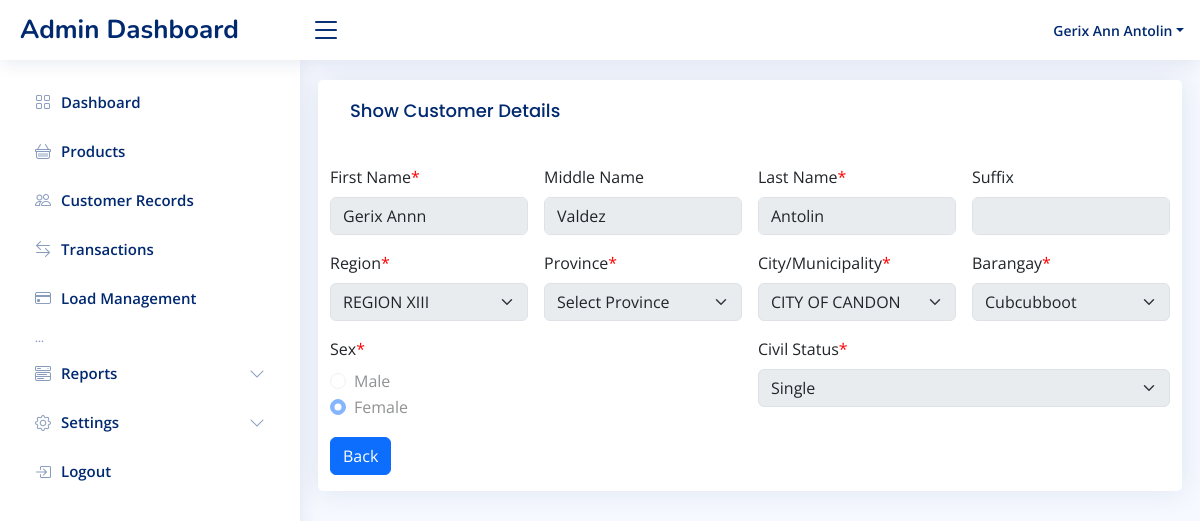
/customerRecords/show.php?id=60 (signed in), run on the app's committed database.
### tables this page shows
CREATE TABLE `customer` (
  `id` int(255) NOT NULL AUTO_INCREMENT,
  `first_name` varchar(100) NOT NULL,
  `middle_name` varchar(100) NOT NULL,
  `last_name` varchar(100) NOT NULL,
  `suffix` varchar(15) NOT NULL,
  `region_id` varchar(255) NOT NULL,
  `province_id` varchar(255) NOT NULL,
  `municipality_id` varchar(255) NOT NULL,
  `barangay_id` varchar(255) NOT NULL,
  `sex` varchar(20) NOT NULL,
  `civil_status` varchar(20) NOT NULL,
  `date` timestamp NOT NULL DEFAULT current_timestamp() ON UPDATE current_timestamp(),
  PRIMARY KEY (`id`),
  KEY `municipality_id` (`municipality_id`),
  KEY `barangay_id` (`barangay_id`),
  KEY `region_id` (`region_id`),
  KEY `province_id` (`province_id`) USING BTREE
);

### customerRecords/show.php (the view, shortened to what this page needs)
<?php
include_once('../db_conn.php');
$id = $_GET['id'];
$sql = "SELECT * FROM customer WHERE id = ?";
$stmt = $con->prepare($sql);
$stmt->bind_param("i", $id);
$stmt->execute();
$result = $stmt->get_result();
$customer = $result->fetch_assoc();
$sql = "SELECT regCode, regDesc FROM region";
$regionsResult = mysqli_query($con, $sql);
$selectedRegionCode = $customer['region_id'];
$selectedProvinceCode = $customer['province_id'];
$municipalitySql = "SELECT citymunCode, citymunDesc FROM municipality WHERE provCode = ?";
$municipalityStmt = $con->prepare($municipalitySql);
$municipalityStmt->bind_param("s", $selectedProvinceCode);
$municipalityStmt->execute();
$municipalityResult = $municipalityStmt->get_result();
$selectedMunicipalityCode = $customer['municipality_id'];
$selectedBarangayCode = $customer['barangay_id'];
$barangaySql = "SELECT brgyCode, brgyDesc FROM barangay WHERE citymunCode = ?";
$barangayStmt = $con->prepare($barangaySql);
$barangayStmt->bind_param("s", $selectedMunicipalityCode);
$barangayStmt->execute();
$barangayResult = $barangayStmt->get_result();
include '../includes/header.php';
include '../includes/navbar.php';
include '../includes/sidebar.php';
?>
<main id="main" class="main">
    <section class="section dashboard">
        <div class="row">
            <div class="card">
                <div class="card-body">
                    <h5 class="card-title">Show Customer Details</h5>
                </div>
                <form class="row g-3 needs-validation" action="" method="post" novalidate>
                    <div class="col-md-3 position-relative">
                        <label class="form-label">First Name<font color="red">*</font></label>
                        <input type="text" class="form-control" name="first_name" value="<?php echo htmlspecialchars($customer['first_name']); ?>" disabled required autofocus="autofocus">
                    </div>
                    <div class="col-md-3 position-relative">
                        <label class="form-label">Middle Name</label>
                        <input type="text" class="form-control" value="<?php echo htmlspecialchars($customer['middle_name']); ?>" name="middle_name" disabled>
                    </div>
                    <div class="col-md-3 position-relative">
                        <label class="form-label">Last Name<font color="red">*</font></label>
                        <input type="text" class="form-control" name="last_name" value="<?php echo htmlspecialchars($customer['last_name']); ?>" required disabled>
                    </div>
                    <div class="col-md-3 position-relative">
                        <label class="form-label">Suffix</label>
                        <input type="text" class="form-control" value="<?php echo htmlspecialchars($customer['suffix']); ?>" name="suffix" disabled>
                    </div>
                    <div class="col-md-3 position-relative">
                        <label class="form-label">Region<font color="red">*</font></label>
                        <select class="form-select" aria-label="Default select example" name="region_id" id="region" required disabled>
                            <?php
                            while ($row = mysqli_fetch_array($regionsResult)) {
                                $selected = ($row['regCode'] == $selectedRegionCode) ? 'selected' : '';
                                echo '<option value="' . $row['regCode'] . '" ' . $selected . '>' . htmlspecialchars($row['regDesc']) . '</option>';
                            }
                            ?>
                        </select>
                    </div>
                    <div class="col-md-3 position-relative">
                        <label class="form-label">Province<font color="red">*</font></label>
                        <select class="form-select" aria-label="Default select example" name="province_id" id="province" required disabled>
                            <option value="" selected disabled>Select Province</option>
                        </select>
                    </div>
                    <div class="col-md-3 position-relative">
                        <label class="form-label">City/Municipality<font color="red">*</font></label>
                        <select class="form-select" aria-label="Default select example" name="municipality_id" id="city" required disabled>
                            <?php
                            while ($row = $municipalityResult->fetch_assoc()) {
                                $selected = ($row['citymunCode'] == $selectedMunicipalityCode) ? 'selected' : '';
                                echo '<option value="' . $row['citymunCode'] . '" ' . $selected . '>' . htmlspecialchars($row['citymunDesc']) . '</option>';
                            }
                            ?>
                        </select>
                    </div>
                    <div class="col-md-3 position-relative">
    <label class="form-label">Barangay<font color="red">*</font></label>
    <select class="form-select" aria-label="Default select example" name="barangay_id" id="barangay" required disabled>
        <?php
        while ($row = $barangayResult->fetch_assoc()) {
            $brgyCode = $row['brgyCode'];
            $brgyDesc = $row['brgyDesc'];
            $selected = ($brgyCode == $selectedBarangayCode) ? 'selected' : '';
            echo '<option value="' . $brgyCode . '" ' . $selected . '>' . htmlspecialchars($brgyDesc) . '</option>';
        }
        ?>
    </select>
</div>
                    <div class="col-md-6 position-relative">
                        <label class="form-label">Sex<font color="red">*</font></label>
                        <div class="col-sm-12">
                            <div class="form-check">
                                <input class="form-check-input" type="radio" name="sex" id="sexMale" value="Male" disabled required <?php if ($customer['sex'] === 'Male') echo 'checked'; ?>>
                                <label class="form-check-label" for="sexMale">
                                    Male
                                </label>
                            </div>
                            <div class="form-check">
                                <input class="form-check-input" type="radio" name="sex" id="sexFemale" disabled value="Female" <?php if ($customer['sex'] === 'Female') echo 'checked'; ?>>
                                <label class="form-check-label" for="sexFemale">
                                    Female
                                </label>
                            </div>
                        </div>
                    </div>
                    <div class="col-md-6 position-relative">
                        <label class="form-label">Civil Status<font color="red">*</font></label>
                        <div class="col-sm-12">
                            <select class="form-select" aria-label="Default select example" name="civil_status" id="civil_status" required disabled>
                                <option value="Single" <?php echo ($customer['civil_status'] === 'Single') ? 'selected' : ''; ?>>Single</option>
                            </select>
                        </div>
                    </div>
                    <div class="col-12">
                        <a href="tbl_customers.php" class="btn btn-primary mb-3">Back</a>
                    </div>
                </form>
            </div>
        </div>
    </section>
</main>
<?php include '../includes/footer.php' ?>
</body>
</html>

### assets/css/style.css (style rules this page uses)
:root { scroll-behavior: smooth; }
body { font-family: "Open Sans", sans-serif; background: #f6f9ff; color: #444444; }
a { color: #4154f1; text-decoration: none; }
h1, h2, h3, h4, h5, h6 { font-family: "Nunito", sans-serif; }
#main { margin-top: 60px; padding: 20px 30px; transition: all 0.3s; }
.card { margin-bottom: 30px; border: none; border-radius: 5px; box-shadow: 0px 0 30px rgba(1, 41, 112, 0.1); }
.card-title { padding: 20px 0 15px 0; font-size: 18px; font-weight: 500; color: #012970; font-family: "Poppins", sans-serif; }
.card-body { padding: 0 20px 20px 20px; }
@media (min-width: 1200px) { #main, #footer { margin-left: 300px; } }

### data on the page
customer: first_name "Gerix Annn", middle_name "Valdez", last_name "Antolin", sex "☐ Male", sex "☑ Female", civil_status "Single"

### other printed values
$_SESSION['name'] "Gerix Ann Antolin"
form field region_id "REGION XIII"
form field municipality_id "CITY OF CANDON"
form field barangay_id "Cubcubboot"
